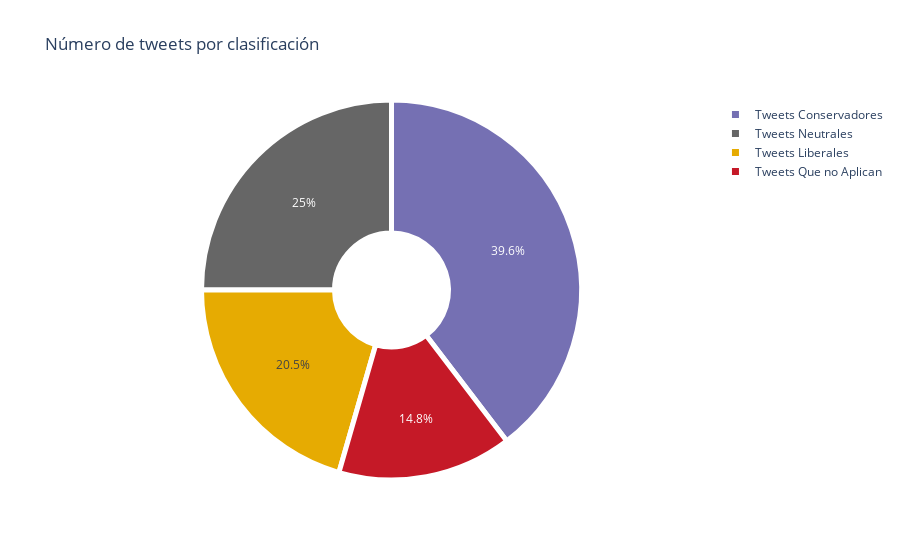

The notebook cell this image was saved under:
### Markdown cell above
### 2.3 Estadistica Descriptiva de la base madre

### Code cell
numero_de_casos_por_clasificacion = pd.DataFrame(basemadre_df['clasification'].value_counts())
numero_de_casos_por_clasificacion.index.name = 'clasification'
numero_de_casos_por_clasificacion.columns = ['quantity']

labels = ['Tweets Liberales',
          'Tweets Conservadores',
          'Tweets Neutrales',
          'Tweets Que no Aplican']

values = [numero_de_casos_por_clasificacion['quantity'][0], 
          numero_de_casos_por_clasificacion['quantity'][1], 
          numero_de_casos_por_clasificacion['quantity'][2],
          numero_de_casos_por_clasificacion['quantity'][3]]

# colores
colors = ['#e6ab02','#7570B3','#666666','#C51927']


fig = go.Figure(data=[go.Pie(labels=labels, values=values, hole=.3,)])
fig.update_traces(marker=dict(colors=colors, line=dict(color='#FFFFFF', width=5)))
fig.update(layout_title_text='Número de tweets por clasificación')
fig.show()
fig.write_html("file.html")

### Figure 1 — Plotly figure (JSON) as saved in the notebook; plotly's stock layout.template omitted (floating-point values rounded to 4 significant figures)
{"data": [{"hole": 0.3, "labels": ["Tweets Liberales", "Tweets Conservadores", "Tweets Neutrales", "Tweets Que no Aplican"], "marker": {"colors": ["#e6ab02", "#7570B3", "#666666", "#C51927"], "line": {"color": "#FFFFFF", "width": 5}}, "type": "pie", "values": [1639, 3164, 1997, 1185]}], "layout": {"title": {"text": "Número de tweets por clasificación"}}}
